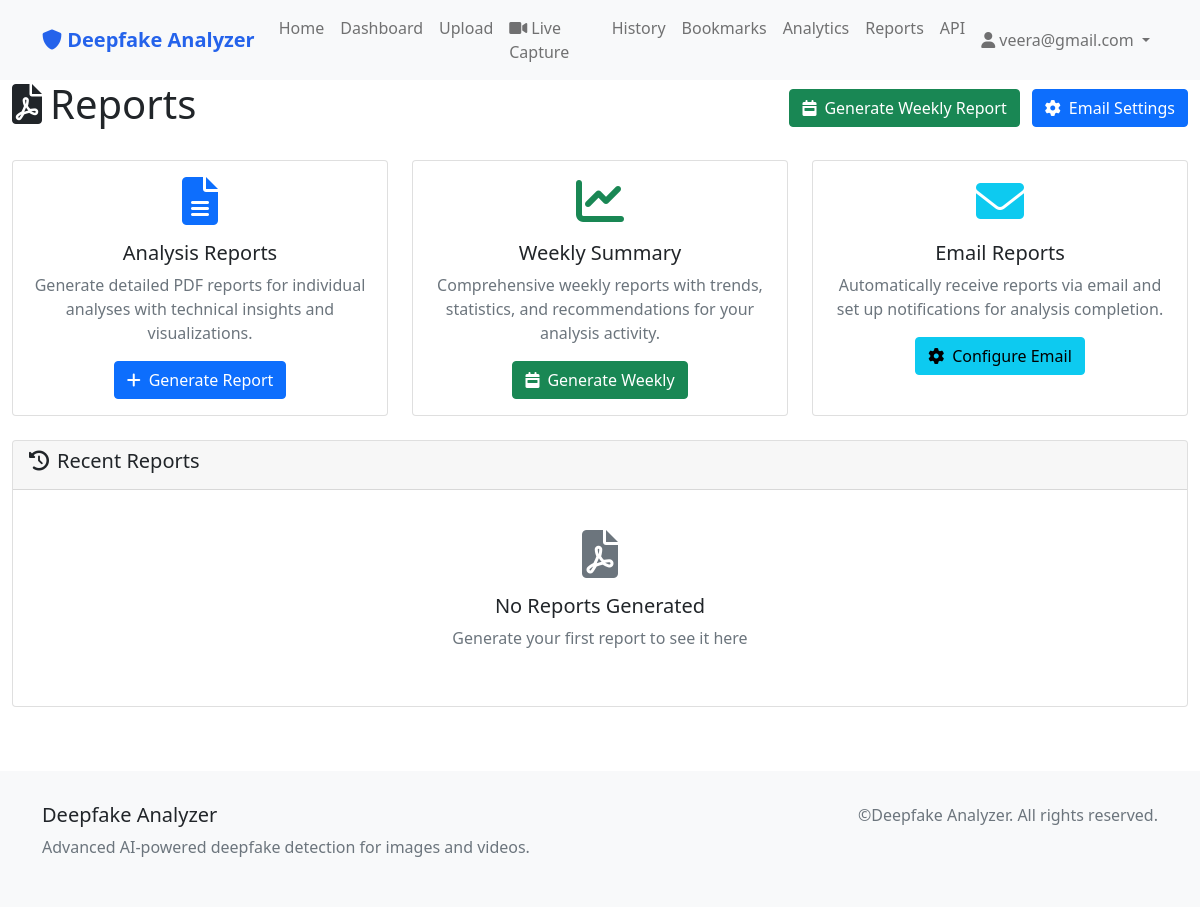
The app's page /reports (signed in), older data.
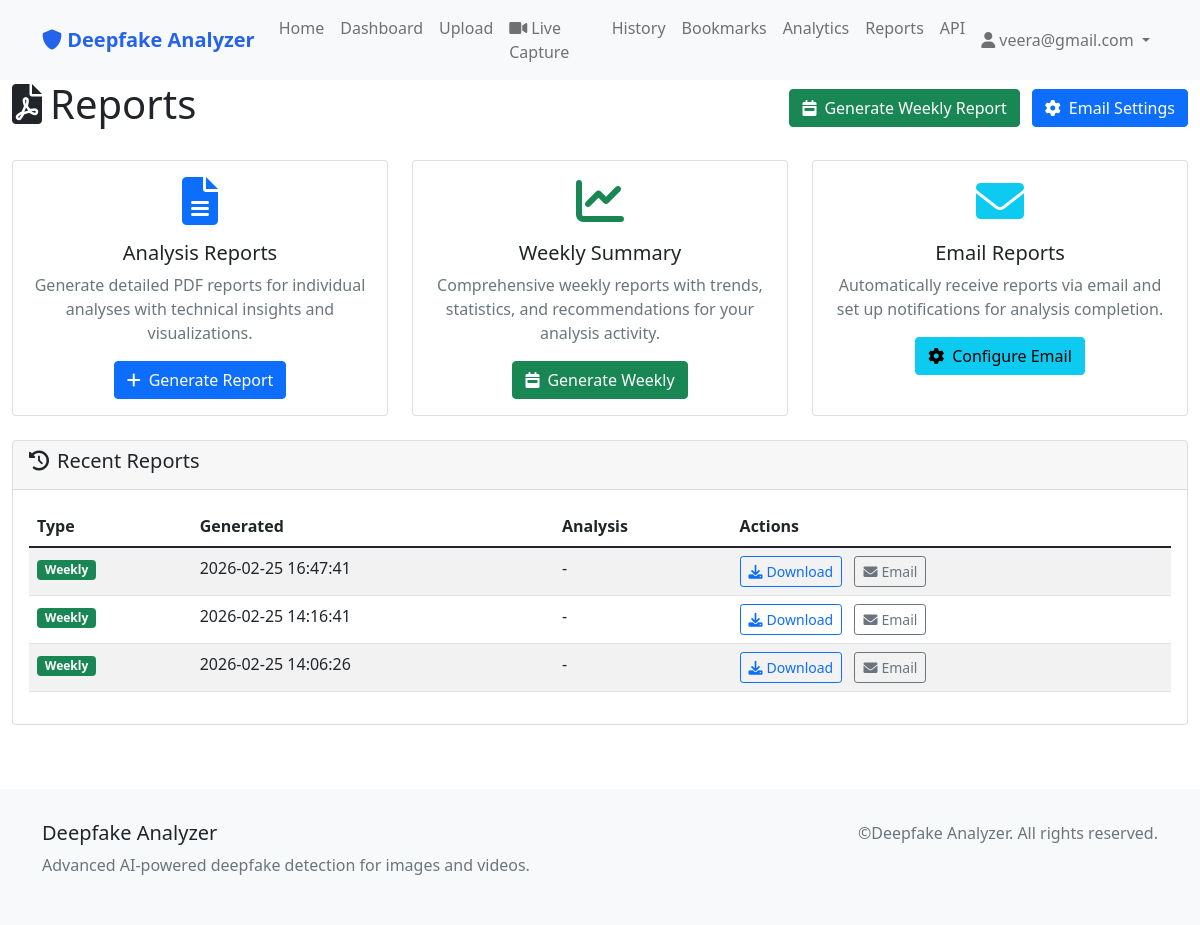
The same page, newer data.
### tables this page shows
CREATE TABLE reports (
            id INTEGER PRIMARY KEY AUTOINCREMENT,
            user_id INTEGER,
            report_type TEXT NOT NULL,
            file_path TEXT NOT NULL,
            analysis_id INTEGER,
            created_at TIMESTAMP DEFAULT CURRENT_TIMESTAMP,
            FOREIGN KEY (user_id) REFERENCES users (id),
            FOREIGN KEY (analysis_id) REFERENCES analyses (id)
        );

### app.py (the view)
@app.route('/reports')
@login_required
def reports_dashboard():
    conn = get_db_connection()
    reports = conn.execute('''
        SELECT * FROM reports
        WHERE user_id = ?
        ORDER BY created_at DESC
        LIMIT 10
    ''', (session['user_id'],)).fetchall()
    conn.close()
    processed_reports = []
    for report in reports:
        report_dict = dict(report)
        path = report_dict.get('file_path', '')
        report_dict['filename'] = os.path.basename(path)
        processed_reports.append(report_dict)
    return render_template('reports.html', reports=processed_reports)

### app.py (called while the page is built)
def get_db_connection():
    conn = sqlite3.connect('deepfake_analyzer.db')
    conn.row_factory = sqlite3.Row
    return conn

def login_required(f):
    @wraps(f)
    def decorated_function(*args, **kwargs):
        if 'user_id' not in session:
            return redirect(url_for('login'))
        return f(*args, **kwargs)
    return decorated_function

### templates/reports.html (shortened to what this page needs)
<!DOCTYPE html>
<html lang="en">
<head>
    <link href="https://cdn.jsdelivr.net/npm/bootstrap@5.1.3/dist/css/bootstrap.min.css" rel="stylesheet">
    <link href="https://cdnjs.cloudflare.com/ajax/libs/font-awesome/6.0.0/css/all.min.css" rel="stylesheet">
</head>
<body>
    {% extends "base.html" %}
    {% block content %}
    <div class="container-fluid">
        <div class="row">
            <div class="col-12">
                <div class="d-flex justify-content-between align-items-center mb-4">
                    <h1><i class="fas fa-file-pdf me-2"></i>Reports</h1>
                    <div>
                        <button class="btn btn-success me-2" onclick="generateWeeklyReport()">
                            <i class="fas fa-calendar-week me-2"></i>Generate Weekly Report
                        </button>
                        <button class="btn btn-primary" data-bs-toggle="modal" data-bs-target="#emailSettingsModal">
                            <i class="fas fa-cog me-2"></i>Email Settings
                        </button>
                    </div>
                </div>
            </div>
        </div>
        <div class="row mb-4">
            <div class="col-md-4">
                <div class="card h-100">
                    <div class="card-body text-center">
                        <i class="fas fa-file-alt fa-3x text-primary mb-3"></i>
                        <h5>Analysis Reports</h5>
                        <p class="text-muted">Generate detailed PDF reports for individual analyses with technical
                            insights and visualizations.</p>
                        <button class="btn btn-primary" onclick="showAnalysisSelector()">
                            <i class="fas fa-plus me-2"></i>Generate Report
                        </button>
                    </div>
                </div>
            </div>
            <div class="col-md-4">
                <div class="card h-100">
                    <div class="card-body text-center">
                        <i class="fas fa-chart-line fa-3x text-success mb-3"></i>
                        <h5>Weekly Summary</h5>
                        <p class="text-muted">Comprehensive weekly reports with trends, statistics, and recommendations
                            for your analysis activity.</p>
                        <button class="btn btn-success" onclick="generateWeeklyReport()">
                            <i class="fas fa-calendar-week me-2"></i>Generate Weekly
                        </button>
                    </div>
                </div>
            </div>
            <div class="col-md-4">
                <div class="card h-100">
                    <div class="card-body text-center">
                        <i class="fas fa-envelope fa-3x text-info mb-3"></i>
                        <h5>Email Reports</h5>
                        <p class="text-muted">Automatically receive reports via email and set up notifications for
                            analysis completion.</p>
                        <button class="btn btn-info" data-bs-toggle="modal" data-bs-target="#emailSettingsModal">
                            <i class="fas fa-cog me-2"></i>Configure Email
                        </button>
                    </div>
                </div>
            </div>
        </div>
        <div class="row">
            <div class="col-12">
                <div class="card">
                    <div class="card-header">
                        <h5><i class="fas fa-history me-2"></i>Recent Reports</h5>
                    </div>
                    <div class="card-body">
                        {% if reports %}
                        <div class="table-responsive">
                            <table class="table table-striped">
                                <thead>
                                    <tr>
                                        <th>Type</th>
                                        <th>Generated</th>
                                        <th>Analysis</th>
                                        <th>Actions</th>
                                    </tr>
                                </thead>
                                <tbody>
                                    {% for report in reports %}
                                    <tr>
                                        <td>
                                            <span
                                                class="badge bg-{{ 'primary' if report.report_type == 'analysis' else 'success' }}">
                                                {{ report.report_type.title() }}
                                            </span>
                                        </td>
                                        <td>{{ report.created_at }}</td>
                                        <td>
                                            {% if report.analysis_id %}
                                            <a href="{{ url_for('view_analysis', analysis_id=report.analysis_id) }}"
                                                class="text-decoration-none">
                                                Analysis #{{ report.analysis_id }}
                                            </a>
                                            {% else %}
                                            -
                                            {% endif %}
                                        </td>
                                        <td>
                                            <button class="btn btn-sm btn-outline-primary me-2"
                                                onclick="downloadReport('{{ report.filename }}')">
                                                <i class="fas fa-download me-1"></i>Download
                                            </button>
                                            <button class="btn btn-sm btn-outline-secondary"
                                                onclick="emailReport('{{ report.filename }}')">
                                                <i class="fas fa-envelope me-1"></i>Email
                                            </button>
                                        </td>
                                    </tr>
                                    {% endfor %}
                                </tbody>
                            </table>
                        </div>
                        {% else %}
                        <div class="text-center py-4">
                            <i class="fas fa-file-pdf fa-3x text-muted mb-3"></i>
                            <h5>No Reports Generated</h5>
                            <p class="text-muted">Generate your first report to see it here</p>
                        </div>
                        {% endif %}
                    </div>
                </div>
            </div>
        </div>
    </div>
    {% endblock %}

### templates/base.html (shortened to what this page needs)
<!DOCTYPE html>
<html lang="en">
<head>
    <link href="https://cdn.jsdelivr.net/npm/bootstrap@5.1.3/dist/css/bootstrap.min.css" rel="stylesheet">
    <link href="https://cdnjs.cloudflare.com/ajax/libs/font-awesome/6.0.0/css/all.min.css" rel="stylesheet">
</head>
<body>
    <nav class="navbar navbar-expand-lg navbar-light bg-light">
        <div class="container">
            <a class="navbar-brand" href="{{ url_for('index') }}">
                <i class="fas fa-shield-alt"></i> Deepfake Analyzer
            </a>
            <div class="collapse navbar-collapse" id="navbarNav">
                <ul class="navbar-nav me-auto">
                    <li class="nav-item">
                        <a class="nav-link" href="{{ url_for('index') }}">Home</a>
                    </li>
                    {% if session.user_id %}
                    <li class="nav-item">
                        <a class="nav-link" href="{{ url_for('dashboard') }}">Dashboard</a>
                    </li>
                    <li class="nav-item">
                        <a class="nav-link" href="{{ url_for('upload') }}">Upload</a>
                    </li>
                    <li class="nav-item">
                        <a class="nav-link" href="{{ url_for('live_capture') }}">
                            <i class="fas fa-video me-1"></i>Live Capture
                        </a>
                    </li>
                    <li class="nav-item">
                        <a class="nav-link" href="{{ url_for('history') }}">History</a>
                    </li>
                    <li class="nav-item">
                        <a class="nav-link" href="{{ url_for('bookmarks') }}">Bookmarks</a>
                    </li>
                    <li class="nav-item">
                        <a class="nav-link" href="{{ url_for('analytics') }}">Analytics</a>
                    </li>
                    <li class="nav-item">
                        <a class="nav-link" href="{{ url_for('reports_dashboard') }}">Reports</a>
                    </li>
                    <li class="nav-item">
                        <a class="nav-link" href="{{ url_for('developer_dashboard') }}">API</a>
                    </li>
                    {% endif %}
                </ul>
                <ul class="navbar-nav">
                    {% if session.user_id %}
                    <li class="nav-item dropdown">
                        <a class="nav-link dropdown-toggle" href="#" id="navbarDropdown" role="button" data-bs-toggle="dropdown">
                            <i class="fas fa-user"></i> {{ session.user_email }}
                        </a>
                    </li>
                    {% endif %}
                </ul>
            </div>
        </div>
    </nav>
    <main>
        {% block content %}{% endblock %}
    </main>
    <footer class="footer">
        <div class="container">
            <div class="row">
                <div class="col-md-6">
                    <h5>Deepfake Analyzer</h5>
                    <p class="text-muted">Advanced AI-powered deepfake detection for images and videos.</p>
                </div>
                <div class="col-md-6 text-md-end">
                    <p class="text-muted">&copy;Deepfake Analyzer. All rights reserved.</p>
                </div>
            </div>
        </div>
    </footer>
</body>
</html>

### templates/base.html (style rules this page uses)
.navbar-brand { font-weight: bold; color: #2563eb !important; }
.footer { background-color: #f8f9fa; padding: 2rem 0; margin-top: 4rem; }

Row changes from the older to the newer data that the page shows:
added reports: report_type "Weekly", created_at "2026-02-25 16:47:41"
added reports: report_type "Weekly", created_at "2026-02-25 14:16:41"
added reports: report_type "Weekly", created_at "2026-02-25 14:06:26"
Text that changed along with them:
text no longer shown: "No Reports Generated Generate your first report to see it here"
text now shown: "Type Generated Analysis Actions"
